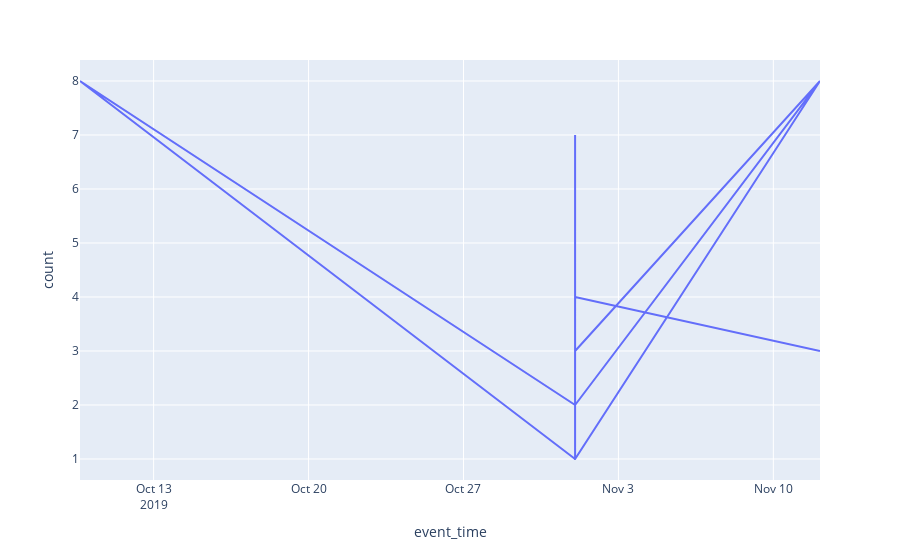

Here is the notebook cell this chart was saved with:
### Code cell
df = sdf.groupBy("event_time").count().toPandas()   # very slow

fig = px.line(df, x="event_time", y="count")
fig.show()
